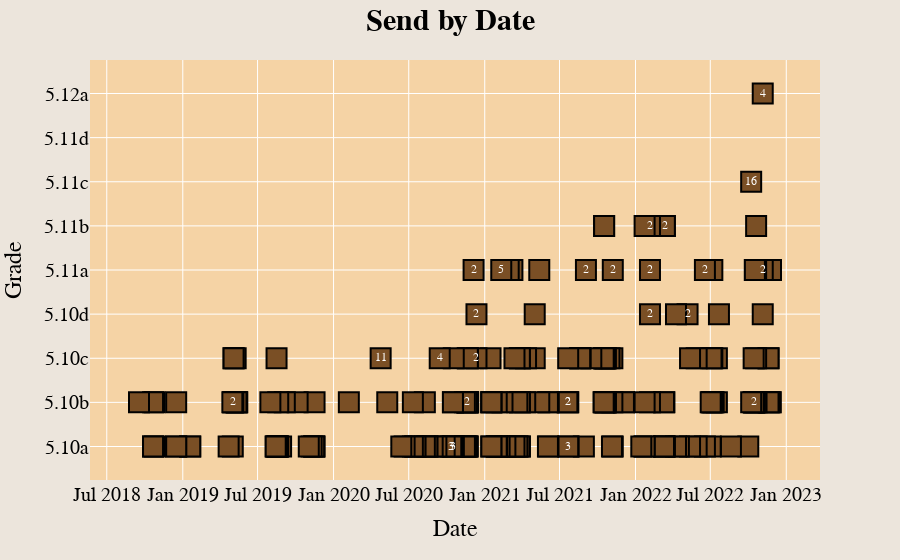

The notebook cell saved with this chart:
### Code cell
fig = px.scatter(df_clean_sends_r, "Date", "Rating", category_orders={"Rating": ryaxorder[::-1]}, text='Attempts', custom_data=['Route', 'Date Formatted', 'Location', 'Length', 'Avg Stars'])
fig.update_layout(font={'family':'Courier New', 'color':'black', 'size':20}, title={'text':'<b>Send by Date</b>', 'x':0.5, 'font_size':30}, xaxis={'title': 'Date'}, yaxis={'title': 'Grade'}, paper_bgcolor='#ece5dc', plot_bgcolor='#F5D3A5', bargap=0)
fig.update_traces(marker_symbol='square', marker_color='#7A4F25', marker_size=20, marker_line_width=2, marker_line_color='black', textfont={"color": 'White', "size": 12}, hovertemplate='Name: %{customdata[0]}<br>Date: %{customdata[1]}<br>Location: %{customdata[2]}<br>Length: %{customdata[3]}ft<br>Avg Stars: %{customdata[4]}')

### Figure 1 — Plotly figure (JSON) as saved in the notebook; plotly's stock layout.template omitted (floating-point values rounded to 4 significant figures; data arrays with more than 128 entries replaced by an {"elided": "..."} marker saying what was removed)
{"data": [{"customdata": {"elided": "220x5 mixed values"}, "hovertemplate": "Name: %{customdata[0]}<br>Date: %{customdata[1]}<br>Location: %{customdata[2]}<br>Length: %{customdata[3]}ft<br>Avg Stars: %{customdata[4]}", "legendgroup": "", "marker": {"color": "#7A4F25", "line": {"color": "black", "width": 2}, "size": 20, "symbol": "square"}, "mode": "markers+text", "name": "", "orientation": "v", "showlegend": false, "text": {"elided": "220 mixed values"}, "textfont": {"color": "White", "size": 12}, "type": "scatter", "x": {"elided": "220 str values"}, "xaxis": "x", "y": {"elided": "220 str values"}, "yaxis": "y"}], "layout": {"bargap": 0, "font": {"color": "black", "family": "Courier New", "size": 20}, "legend": {"tracegroupgap": 0}, "margin": {"t": 60}, "paper_bgcolor": "#ece5dc", "plot_bgcolor": "#F5D3A5", "title": {"font": {"size": 30}, "text": "<b>Send by Date</b>", "x": 0.5}, "xaxis": {"anchor": "y", "domain": [0, 1], "title": {"text": "Date"}}, "yaxis": {"anchor": "x", "categoryarray": ["5.0", "5.1", "5.2", "5.3", "5.4", "5.5", "5.6", "5.7", "5.8", "5.9", "5.10a", "5.10b", "5.10c", "5.10d", "5.11a", "5.11b", "5.11c", "5.11d", "5.12a", "5.12b", "5.12c", "5.12d", "5.13a", "5.13b", "5.13c", "5.13d", "5.14a", "5.14b", "5.14c", "5.14d", "5.15a", "5.15b", "5.15c", "5.15d"], "categoryorder": "array", "domain": [0, 1], "title": {"text": "Grade"}}}}
